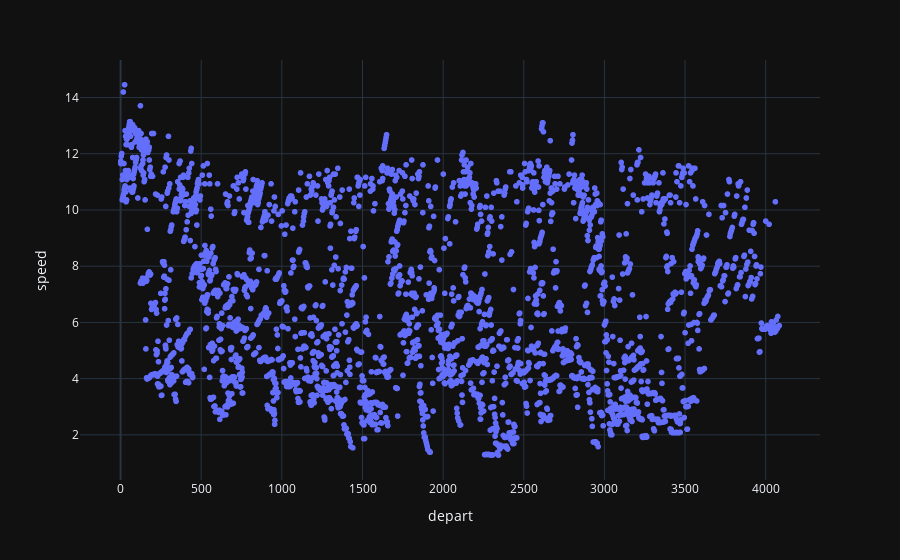

Notebook cell for this chart:
### Code cell
# routeLength/duration
df["speed"] = df["routeLength"]/df["duration"]
fig = px.scatter(df, x="depart", y="speed")
fig.show()

### Figure 1 — Plotly figure (JSON) as saved in the notebook; plotly's stock layout.template omitted (floating-point values rounded to 4 significant figures; data arrays with more than 128 entries replaced by an {"elided": "..."} marker saying what was removed)
{"data": [{"hovertemplate": "depart=%{x}<br>speed=%{y}<extra></extra>", "legendgroup": "", "marker": {"color": "#636efa", "symbol": "circle"}, "mode": "markers", "name": "", "showlegend": false, "x": {"elided": "3524 float values"}, "xaxis": "x", "y": {"elided": "3524 float values"}, "yaxis": "y", "type": "scattergl"}], "layout": {"xaxis": {"anchor": "y", "domain": [0.0, 1.0], "title": {"text": "depart"}}, "yaxis": {"anchor": "x", "domain": [0.0, 1.0], "title": {"text": "speed"}}, "legend": {"tracegroupgap": 0}, "margin": {"t": 60}}}
